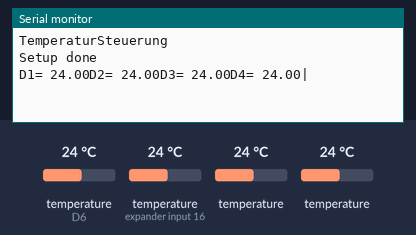
Recording of a sketch running on a simulated ESP8266 (NodeMCU). On the bench: the last lines printed to the serial monitor. The inputs (shaded band) are chosen by the test bench; at power-on: temperature (sensors on D6, expander input 16) 24 °C, temperature 24 °C. WiFi joins after 1.5 s; servers stay silent unless stated.

Above: at 6.2 s.
6.3 s: temperature (sensor on D6) set to 12 °C
At 13.2 s:
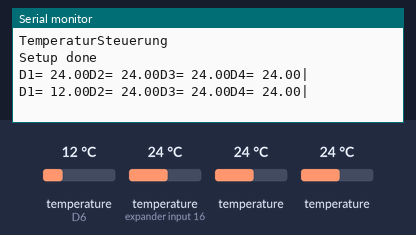
13.4 s: temperature (sensor on expander input 16) set to 12 °C
At 20.2 s:
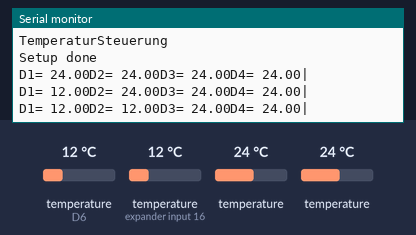
20.5 s: temperature (sensor 212) set to 12 °C
At 26.6 s:
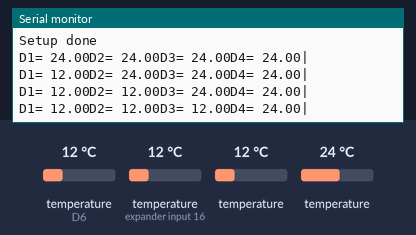
27.6 s: temperature (sensor 312) set to 12 °C
At 34.2 s:
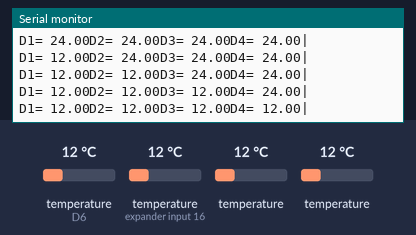
34.7 s: temperature (sensor on D6) set to 19 °C
At 40.6 s:
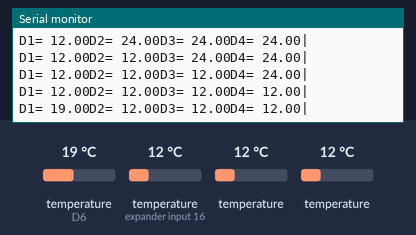
41.8 s: temperature (sensor on expander input 16) set to 19 °C
At 47.0 s:
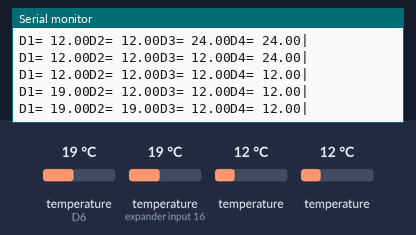
Timing chart, 0 to 48.5 s (numbered marks = the images above; inputs shaded):
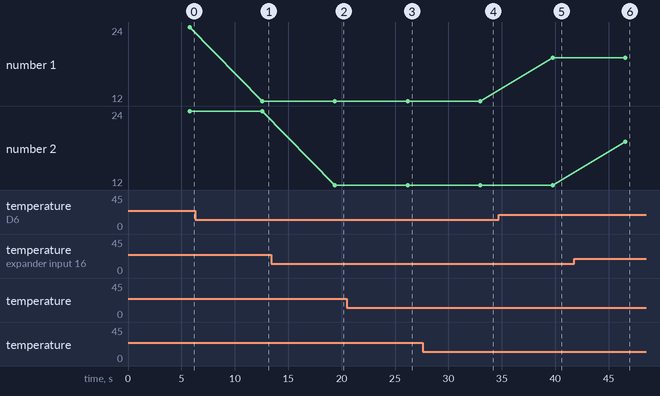

Measured:
- after the input at 6.3 s, the serial monitor: prints a new line after 6.3 s (image 1)
- after the input at 13.4 s, the serial monitor: prints a new line after 6.0 s (image 2)
- after the input at 20.5 s, the serial monitor: prints a new line after 5.7 s (image 3)
- after the input at 27.6 s, the serial monitor: prints a new line after 5.4 s (image 4)
- after the input at 34.7 s, the serial monitor: prints a new line after 5.1 s (image 5)
- after the input at 41.8 s, the serial monitor: prints a new line after 4.8 s (image 6)
- plotted number 1: 24 → 12 after the input at 6.3 s, 12 → 19 after the input at 34.7 s

The sketch:

testcodetausche.ino
```cpp
#include "ESP8266WiFi.h"
#include <OneWire.h>
#include <DallasTemperature.h>

#define ONE_WIRE_BUS 12

OneWire oneWire(ONE_WIRE_BUS);

DallasTemperature sensors(&oneWire);

char ssid[] = "TWC-Intern";                     // your network SSID (name)
char key[] = "fegeindeerstdifoaulege";       // your network key
//int status = WL_IDLE_STATUS;

void setup() {
  Serial.begin(115200);
  Serial.println("TemperaturSteuerung");
  sensors.begin();
  // Set WiFi to station mode and disconnect from an AP if it was previously connected
  WiFi.mode(WIFI_STA);
  WiFi.disconnect();
  WiFi.begin(ssid, key);
  delay(5000);

  Serial.println("Setup done");
}

void loop() {

  sensors.requestTemperatures(); // Send the command to get temperatures

  Serial.print("D1= ");
  Serial.print(sensors.getTempCByIndex(0));
  Serial.print("D2= ");
  Serial.print(sensors.getTempCByIndex(1));
  Serial.print("D3= ");
  Serial.print(sensors.getTempCByIndex(2));
  Serial.print("D4= ");
  Serial.print(sensors.getTempCByIndex(3));
  Serial.println("|");
  delay(1000);

  // WiFi.scanNetworks will return the number of networks found
  //int n = WiFi.scanNetworks();
  IPAddress ip = WiFi.localIP();
  // Wait a bit before scanning again
  delay(5000);
}
```
